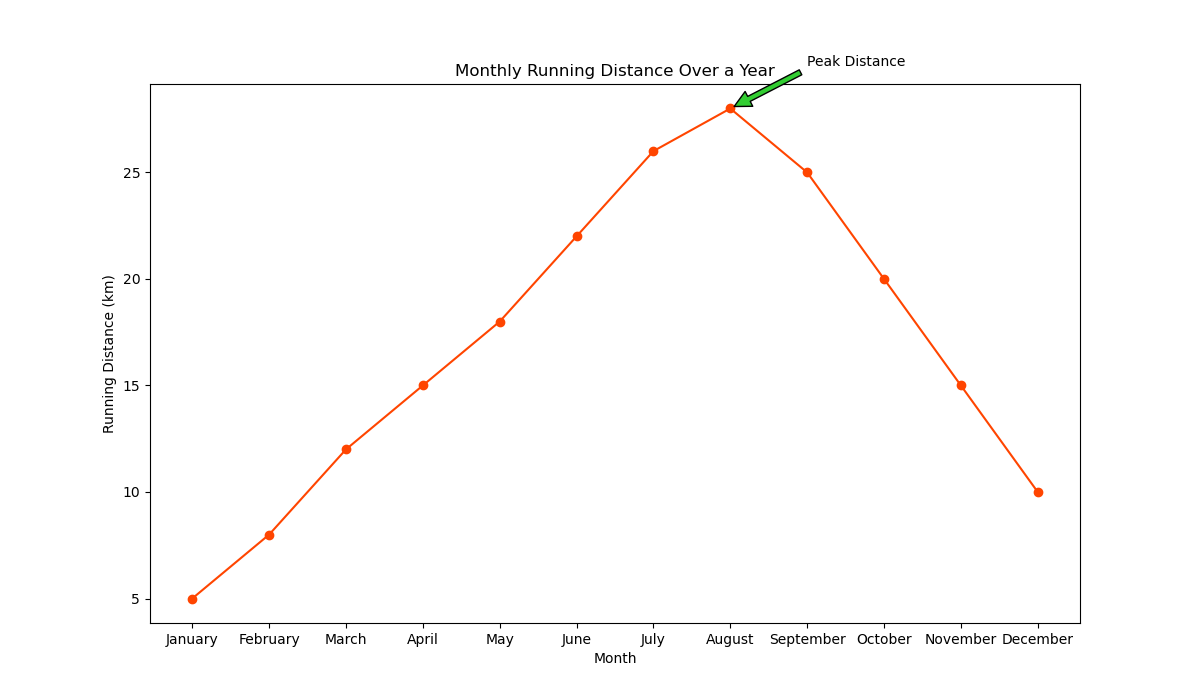

Recreate this plot in Python.

import matplotlib.pyplot as plt

# Data points
months = ["January", "February", "March", "April", "May", "June",
          "July", "August", "September", "October", "November", "December"]
distances = [5, 8, 12, 15, 18, 22, 26, 28, 25, 20, 15, 10]

plt.figure(figsize=(12, 7))  # Adjust width and height of the chart
plt.plot(months, distances, marker='o', linestyle='-', color='#ff4500')  # Specific hex color

# Annotation for the highest running distance
plt.annotate('Peak Distance', xy=('August', 28), xytext=('September', 30),
             arrowprops=dict(facecolor='#32cd32', shrink=0.05))

# Adding labels and title
plt.xlabel('Month')
plt.ylabel('Running Distance (km)')
plt.title('Monthly Running Distance Over a Year')

# Showing the plot
plt.show()
